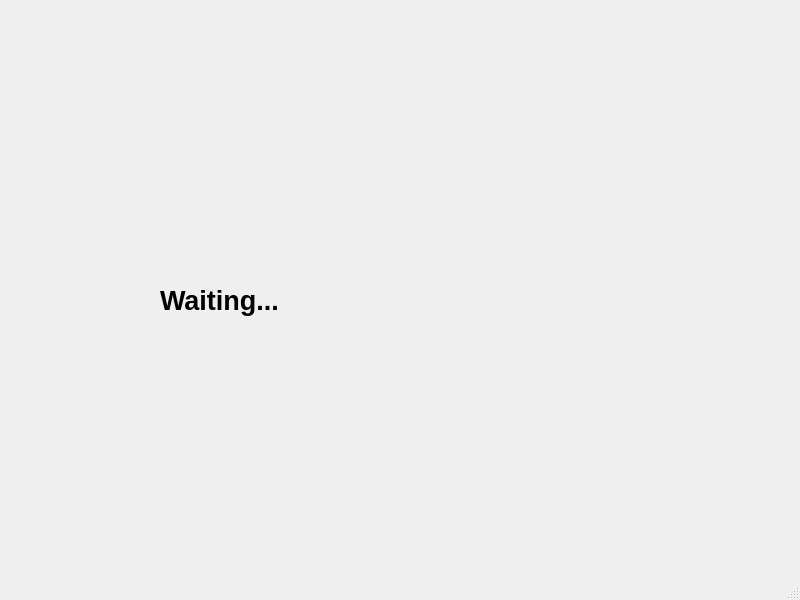
<?xml version="1.0" encoding="UTF-8"?>
<ui version="4.0">
 <class>mainwindow</class>
 <widget class="QMainWindow" name="MainWindow">
  <property name="geometry">
   <rect>
    <x>0</x>
    <y>0</y>
    <width>800</width>
    <height>600</height>
   </rect>
  </property>
  <property name="windowTitle">
   <string>mainwindow</string>
  </property>
  <widget class="QWidget" name="centralwidget">
   <widget class="QLabel" name="subscribedText">
    <property name="geometry">
     <rect>
      <x>160</x>
      <y>50</y>
      <width>500</width>
      <height>500</height>
     </rect>
    </property>
    <property name="font">
     <font>
      <pointsize>20</pointsize>
      <weight>75</weight>
      <bold>true</bold>
     </font>
    </property>
    <property name="text">
     <string>Waiting...</string>
    </property>
   </widget>
  </widget>
  <widget class="QStatusBar" name="statusbar"/>
 </widget>
 <resources/>
 <connections/>
</ui>
